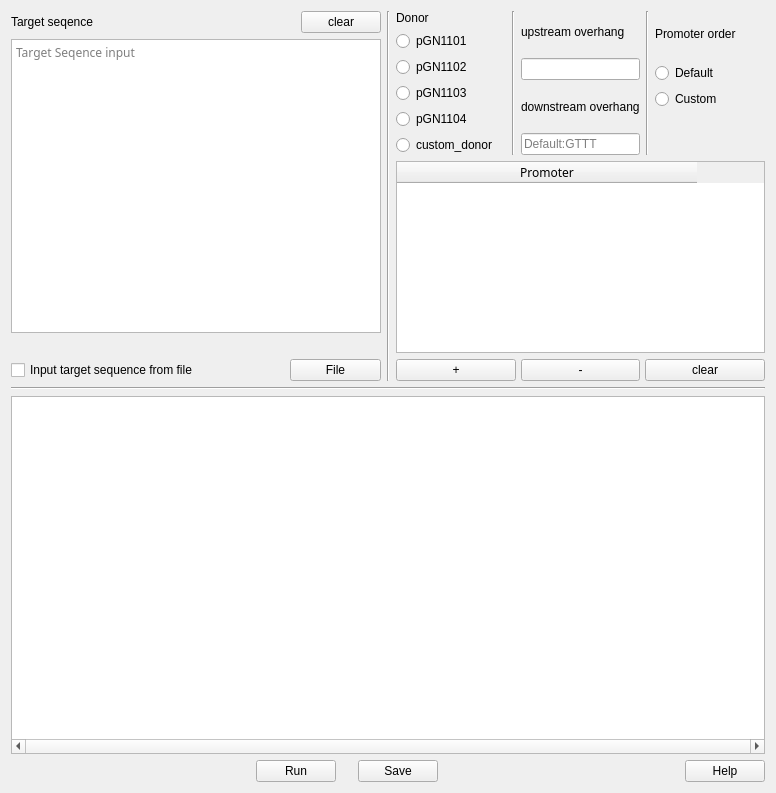
<?xml version="1.0" encoding="UTF-8"?>
<ui version="4.0">
 <class>primerMaker</class>
 <widget class="QWidget" name="primerMaker">
  <property name="geometry">
   <rect>
    <x>0</x>
    <y>0</y>
    <width>776</width>
    <height>793</height>
   </rect>
  </property>
  <property name="windowTitle">
   <string>GoGo</string>
  </property>
  <layout class="QVBoxLayout" name="verticalLayout_6">
   <item>
    <layout class="QVBoxLayout" name="verticalLayout_5" stretch="0,0,0,0">
     <property name="spacing">
      <number>-1</number>
     </property>
     <property name="sizeConstraint">
      <enum>QLayout::SetDefaultConstraint</enum>
     </property>
     <item>
      <layout class="QHBoxLayout" name="horizontalLayout_3">
       <item>
        <layout class="QVBoxLayout" name="verticalLayout_7" stretch="0,1000000,0,0">
         <property name="spacing">
          <number>-1</number>
         </property>
         <property name="sizeConstraint">
          <enum>QLayout::SetDefaultConstraint</enum>
         </property>
         <property name="topMargin">
          <number>0</number>
         </property>
         <property name="bottomMargin">
          <number>0</number>
         </property>
         <item>
          <layout class="QHBoxLayout" name="horizontalLayout_7">
           <item>
            <widget class="QLabel" name="targetSequence">
             <property name="text">
              <string>Target seqence</string>
             </property>
            </widget>
           </item>
           <item>
            <spacer name="horizontalSpacer">
             <property name="orientation">
              <enum>Qt::Horizontal</enum>
             </property>
             <property name="sizeHint" stdset="0">
              <size>
               <width>40</width>
               <height>20</height>
              </size>
             </property>
            </spacer>
           </item>
           <item>
            <widget class="QPushButton" name="tagetseqClear">
             <property name="text">
              <string>clear</string>
             </property>
            </widget>
           </item>
          </layout>
         </item>
         <item>
          <widget class="QPlainTextEdit" name="targetSeqInput">
           <property name="font">
            <font>
             <family>Monaco</family>
            </font>
           </property>
           <property name="placeholderText">
            <string>Target Seqence input</string>
           </property>
          </widget>
         </item>
         <item>
          <widget class="QLabel" name="filePathShow">
           <property name="sizePolicy">
            <sizepolicy hsizetype="Minimum" vsizetype="Preferred">
             <horstretch>0</horstretch>
             <verstretch>0</verstretch>
            </sizepolicy>
           </property>
           <property name="text">
            <string/>
           </property>
          </widget>
         </item>
         <item>
          <layout class="QHBoxLayout" name="horizontalLayout_6" stretch="5,1,2">
           <property name="sizeConstraint">
            <enum>QLayout::SetDefaultConstraint</enum>
           </property>
           <item>
            <widget class="QCheckBox" name="fileCheck">
             <property name="text">
              <string>Input target sequence from file</string>
             </property>
             <property name="checkable">
              <bool>true</bool>
             </property>
             <property name="checked">
              <bool>false</bool>
             </property>
             <property name="tristate">
              <bool>false</bool>
             </property>
            </widget>
           </item>
           <item>
            <spacer name="horizontalSpacer_2">
             <property name="orientation">
              <enum>Qt::Horizontal</enum>
             </property>
             <property name="sizeHint" stdset="0">
              <size>
               <width>40</width>
               <height>20</height>
              </size>
             </property>
            </spacer>
           </item>
           <item>
            <widget class="QPushButton" name="fileReader">
             <property name="sizePolicy">
              <sizepolicy hsizetype="Preferred" vsizetype="Fixed">
               <horstretch>0</horstretch>
               <verstretch>0</verstretch>
              </sizepolicy>
             </property>
             <property name="text">
              <string>File</string>
             </property>
            </widget>
           </item>
          </layout>
         </item>
        </layout>
       </item>
       <item>
        <widget class="Line" name="line_2">
         <property name="orientation">
          <enum>Qt::Vertical</enum>
         </property>
        </widget>
       </item>
       <item>
        <layout class="QVBoxLayout" name="verticalLayout_4">
         <item>
          <layout class="QHBoxLayout" name="horizontalLayout" stretch="2,0,1,1,2">
           <property name="spacing">
            <number>-1</number>
           </property>
           <property name="bottomMargin">
            <number>0</number>
           </property>
           <item>
            <layout class="QVBoxLayout" name="verticalLayout" stretch="2,0,1,1,1,0">
             <item>
              <widget class="QLabel" name="Donor">
               <property name="sizePolicy">
                <sizepolicy hsizetype="Minimum" vsizetype="Preferred">
                 <horstretch>0</horstretch>
                 <verstretch>0</verstretch>
                </sizepolicy>
               </property>
               <property name="text">
                <string>Donor</string>
               </property>
              </widget>
             </item>
             <item>
              <widget class="QRadioButton" name="donor1">
               <property name="text">
                <string>pGN1101</string>
               </property>
               <attribute name="buttonGroup">
                <string notr="true">donorGroup</string>
               </attribute>
              </widget>
             </item>
             <item>
              <widget class="QRadioButton" name="donor2">
               <property name="text">
                <string>pGN1102</string>
               </property>
               <attribute name="buttonGroup">
                <string notr="true">donorGroup</string>
               </attribute>
              </widget>
             </item>
             <item>
              <widget class="QRadioButton" name="donor3">
               <property name="text">
                <string>pGN1103</string>
               </property>
               <attribute name="buttonGroup">
                <string notr="true">donorGroup</string>
               </attribute>
              </widget>
             </item>
             <item>
              <widget class="QRadioButton" name="donor4">
               <property name="text">
                <string>pGN1104</string>
               </property>
               <attribute name="buttonGroup">
                <string notr="true">donorGroup</string>
               </attribute>
              </widget>
             </item>
             <item>
              <widget class="QRadioButton" name="custom_donor">
               <property name="text">
                <string>custom_donor</string>
               </property>
               <attribute name="buttonGroup">
                <string notr="true">donorGroup</string>
               </attribute>
              </widget>
             </item>
            </layout>
           </item>
           <item>
            <widget class="Line" name="line_4">
             <property name="orientation">
              <enum>Qt::Vertical</enum>
             </property>
            </widget>
           </item>
           <item>
            <layout class="QVBoxLayout" name="verticalLayout_8">
             <property name="sizeConstraint">
              <enum>QLayout::SetMinimumSize</enum>
             </property>
             <item>
              <widget class="QLabel" name="upoverhang">
               <property name="sizePolicy">
                <sizepolicy hsizetype="Fixed" vsizetype="Preferred">
                 <horstretch>0</horstretch>
                 <verstretch>0</verstretch>
                </sizepolicy>
               </property>
               <property name="text">
                <string>upstream overhang</string>
               </property>
              </widget>
             </item>
             <item>
              <widget class="QLineEdit" name="upstream_overhang">
               <property name="sizePolicy">
                <sizepolicy hsizetype="Preferred" vsizetype="Fixed">
                 <horstretch>0</horstretch>
                 <verstretch>0</verstretch>
                </sizepolicy>
               </property>
              </widget>
             </item>
             <item>
              <widget class="QLabel" name="downoverhang">
               <property name="sizePolicy">
                <sizepolicy hsizetype="Fixed" vsizetype="Preferred">
                 <horstretch>0</horstretch>
                 <verstretch>0</verstretch>
                </sizepolicy>
               </property>
               <property name="text">
                <string>downstream overhang</string>
               </property>
              </widget>
             </item>
             <item>
              <widget class="QLineEdit" name="downstream_overhang">
               <property name="sizePolicy">
                <sizepolicy hsizetype="Preferred" vsizetype="Fixed">
                 <horstretch>0</horstretch>
                 <verstretch>0</verstretch>
                </sizepolicy>
               </property>
               <property name="placeholderText">
                <string>Default:GTTT</string>
               </property>
              </widget>
             </item>
            </layout>
           </item>
           <item>
            <widget class="Line" name="line">
             <property name="orientation">
              <enum>Qt::Vertical</enum>
             </property>
            </widget>
           </item>
           <item>
            <layout class="QVBoxLayout" name="verticalLayout_2" stretch="2,0,1,2">
             <item>
              <widget class="QLabel" name="PromoterOrder">
               <property name="text">
                <string>Promoter order</string>
               </property>
              </widget>
             </item>
             <item>
              <widget class="QRadioButton" name="defaultOrder">
               <property name="text">
                <string>Default</string>
               </property>
               <attribute name="buttonGroup">
                <string notr="true">promoterOrderGroup</string>
               </attribute>
              </widget>
             </item>
             <item>
              <widget class="QRadioButton" name="customOrder">
               <property name="text">
                <string>Custom</string>
               </property>
               <attribute name="buttonGroup">
                <string notr="true">promoterOrderGroup</string>
               </attribute>
              </widget>
             </item>
             <item>
              <spacer name="verticalSpacer">
               <property name="orientation">
                <enum>Qt::Vertical</enum>
               </property>
               <property name="sizeHint" stdset="0">
                <size>
                 <width>20</width>
                 <height>40</height>
                </size>
               </property>
              </spacer>
             </item>
            </layout>
           </item>
          </layout>
         </item>
         <item>
          <layout class="QVBoxLayout" name="verticalLayout_3">
           <item>
            <widget class="QTableWidget" name="promoterInput">
             <property name="font">
              <font>
               <family>Monaco</family>
              </font>
             </property>
             <property name="showGrid">
              <bool>true</bool>
             </property>
             <attribute name="horizontalHeaderCascadingSectionResizes">
              <bool>true</bool>
             </attribute>
             <attribute name="horizontalHeaderDefaultSectionSize">
              <number>300</number>
             </attribute>
             <column>
              <property name="text">
               <string>Promoter</string>
              </property>
             </column>
            </widget>
           </item>
           <item>
            <layout class="QHBoxLayout" name="horizontalLayout_2" stretch="0,0,0">
             <property name="spacing">
              <number>5</number>
             </property>
             <item>
              <widget class="QPushButton" name="addPromoter">
               <property name="text">
                <string>+</string>
               </property>
              </widget>
             </item>
             <item>
              <widget class="QPushButton" name="dropPromoter">
               <property name="text">
                <string>-</string>
               </property>
              </widget>
             </item>
             <item>
              <widget class="QPushButton" name="clearPromoter">
               <property name="text">
                <string>clear</string>
               </property>
              </widget>
             </item>
            </layout>
           </item>
          </layout>
         </item>
        </layout>
       </item>
      </layout>
     </item>
     <item>
      <widget class="Line" name="line_3">
       <property name="orientation">
        <enum>Qt::Horizontal</enum>
       </property>
      </widget>
     </item>
     <item>
      <widget class="QTextBrowser" name="outputwindow">
       <property name="sizePolicy">
        <sizepolicy hsizetype="Minimum" vsizetype="Expanding">
         <horstretch>0</horstretch>
         <verstretch>0</verstretch>
        </sizepolicy>
       </property>
       <property name="font">
        <font>
         <family>Monaco</family>
        </font>
       </property>
       <property name="horizontalScrollBarPolicy">
        <enum>Qt::ScrollBarAlwaysOn</enum>
       </property>
       <property name="lineWrapMode">
        <enum>QTextEdit::NoWrap</enum>
       </property>
      </widget>
     </item>
     <item>
      <layout class="QHBoxLayout" name="horizontalLayout_5" stretch="2,1,0,1,2,1">
       <property name="spacing">
        <number>2</number>
       </property>
       <property name="sizeConstraint">
        <enum>QLayout::SetDefaultConstraint</enum>
       </property>
       <item>
        <spacer name="horizontalSpacer_4">
         <property name="orientation">
          <enum>Qt::Horizontal</enum>
         </property>
         <property name="sizeHint" stdset="0">
          <size>
           <width>40</width>
           <height>20</height>
          </size>
         </property>
        </spacer>
       </item>
       <item>
        <widget class="QPushButton" name="runButton">
         <property name="enabled">
          <bool>true</bool>
         </property>
         <property name="sizePolicy">
          <sizepolicy hsizetype="Fixed" vsizetype="Minimum">
           <horstretch>0</horstretch>
           <verstretch>0</verstretch>
          </sizepolicy>
         </property>
         <property name="layoutDirection">
          <enum>Qt::LeftToRight</enum>
         </property>
         <property name="text">
          <string>Run</string>
         </property>
         <property name="checkable">
          <bool>false</bool>
         </property>
         <property name="autoRepeatDelay">
          <number>100</number>
         </property>
        </widget>
       </item>
       <item>
        <spacer name="horizontalSpacer_5">
         <property name="orientation">
          <enum>Qt::Horizontal</enum>
         </property>
         <property name="sizeHint" stdset="0">
          <size>
           <width>20</width>
           <height>20</height>
          </size>
         </property>
        </spacer>
       </item>
       <item>
        <widget class="QPushButton" name="saveButton">
         <property name="sizePolicy">
          <sizepolicy hsizetype="Fixed" vsizetype="Fixed">
           <horstretch>0</horstretch>
           <verstretch>0</verstretch>
          </sizepolicy>
         </property>
         <property name="text">
          <string>Save</string>
         </property>
        </widget>
       </item>
       <item>
        <spacer name="horizontalSpacer_3">
         <property name="orientation">
          <enum>Qt::Horizontal</enum>
         </property>
         <property name="sizeHint" stdset="0">
          <size>
           <width>40</width>
           <height>20</height>
          </size>
         </property>
        </spacer>
       </item>
       <item>
        <widget class="QPushButton" name="helpButton">
         <property name="sizePolicy">
          <sizepolicy hsizetype="Maximum" vsizetype="Maximum">
           <horstretch>0</horstretch>
           <verstretch>0</verstretch>
          </sizepolicy>
         </property>
         <property name="text">
          <string>Help</string>
         </property>
        </widget>
       </item>
      </layout>
     </item>
    </layout>
   </item>
  </layout>
 </widget>
 <resources/>
 <connections/>
 <buttongroups>
  <buttongroup name="donorGroup"/>
  <buttongroup name="promoterOrderGroup"/>
 </buttongroups>
</ui>
